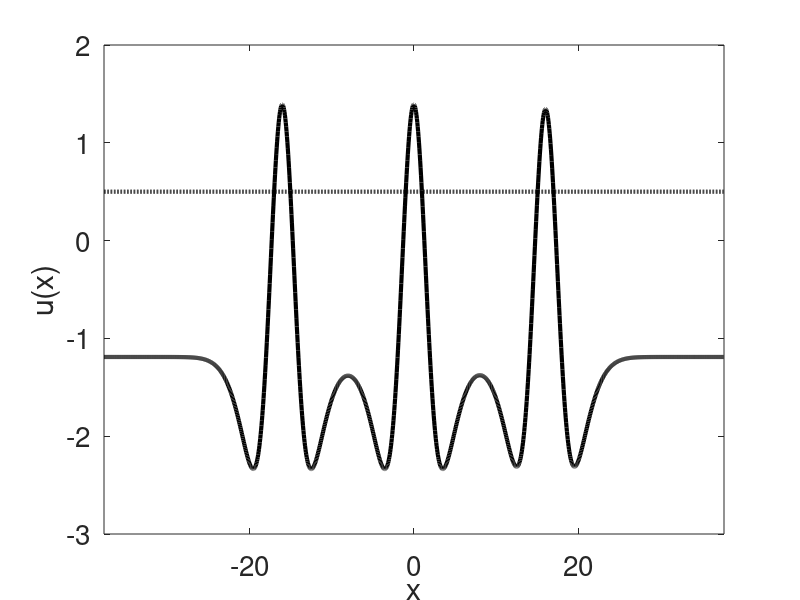

Reproduce this figure in MATLAB.
% This code uses a forward Euler method to simulate the Amari model
% with a sequence of three inputs.
%
% The kernel is a mexican hat function.
%
% (c) Weronika Wojtak, Feb 2023

%% cleaning
clear; clc;

%% spatial discretization
L = 12*pi; dx = 0.05; xDim = -L:dx:L; N = numel(xDim);

%% temporal discretization
T = 50; dt = 0.01; tDim = 0:dt:T; M = numel(tDim);

%% utils
sigmoid = @(x,beta,theta) 1 ./ (1 + exp(-beta*(x-theta)));
gauss = @(x,mu,sigma) exp(-0.5 * (x-mu).^2 / sigma^2);
w_mex = @(x,A_ex,s_ex,A_in,s_in,g_i) A_ex * exp(-0.5 * (x).^2 / s_ex^2) - A_in * exp(-0.5 * (x).^2 / s_in^2) - g_i;

%% parameters
p(1) = 3;      % A_ex
p(2) = 1.4;    % s_ex
p(3) = 1.5;    % A_inh
p(4) = 3;      % s_inh
p(5) = 0.2;    % g_i

theta = 0.5;   % theta
beta = 1000;   % sigmoid steepness
tau = 1;       % time constant

%% set kernel
w = w_mex(xDim,p(1),p(2),p(3),p(4),p(5)); w_hat = fft(w);

%% initial data
u_field = -theta * ones(1, N);
history_u = zeros(M, N);

%% inputs
crit_dist = 16; A_I = 3; sigma_I = 1.5;

Input = zeros(M, N);
I_S1 = A_I * gauss(xDim, -crit_dist, sigma_I);
I_S2 = A_I * gauss(xDim, 0, sigma_I);
I_S3 = A_I * gauss(xDim, crit_dist, sigma_I);

Input(1/dt:2/dt, :) = repmat((I_S1),1+(2/dt-1/dt),1);
Input(8/dt:9/dt, :) = repmat((I_S2),1+(2/dt-1/dt),1);
Input(11/dt:12/dt, :) = repmat((I_S3),1+(2/dt-1/dt),1);


%% main loop
for i = 1:M
    f = sigmoid(u_field, beta, theta); f_hat = fft(f);
    convolution = dx * ifftshift(real(ifft(f_hat .* w_hat)));
    u_field = u_field + dt/tau * (-u_field + convolution + Input(i, :));
    history_u(i,:) = u_field;
    
    if mod(i,500)==0, disp(num2str(i*dt)), end
end


%% plot results
figure
plot(xDim,u_field,'k','linewidth',3), hold on
plot(xDim,theta*ones(1,N),':k','linewidth',3),
xlabel('x'); ylabel('u(x)');
set(gca,  'XLim', [-L L]), set(gca,  'FontSize', 20), hold off

